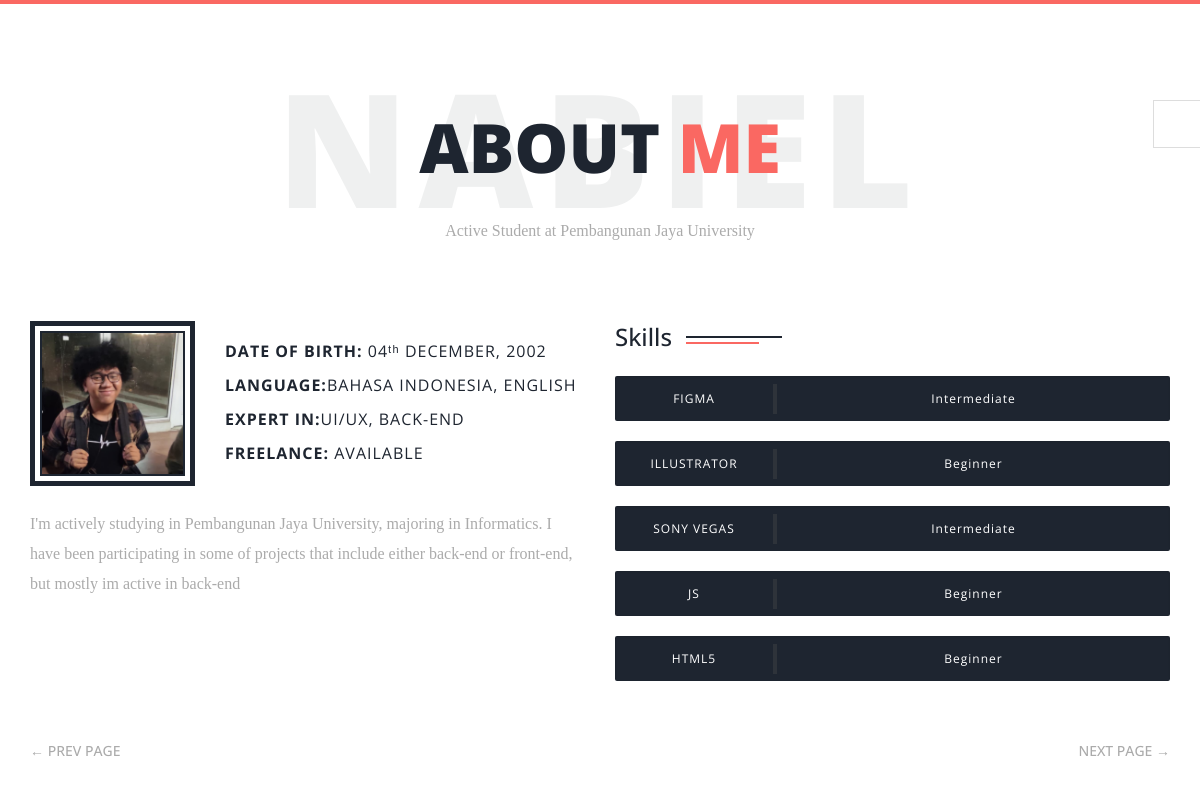
Page /about.php on the committed database.
### tables this page shows
CREATE TABLE `home` (
  `id` int NOT NULL,
  `namaDepan` varchar(255) NOT NULL,
  `namaBelakang` varchar(255) NOT NULL,
  `deskripsiPanjang` varchar(255) NOT NULL,
  `biodataSingkat` varchar(255) NOT NULL
);

CREATE TABLE `biodata` (
  `id` int NOT NULL,
  `tanggalLahir` varchar(255) NOT NULL,
  `pemahamanBahasa` varchar(255) NOT NULL,
  `bidangKeahlian` varchar(255) NOT NULL,
  `ketersediaanFreelance` varchar(255) NOT NULL,
  `deskripsiSingkat` varchar(255) NOT NULL
);

### php/fungsi.php (called while the page is built, shortened)
<?php
function ambil_deskripsiPanjang($idDeskripsiPanjang){
    global $conn;
    $data = mysqli_query($conn, "SELECT deskripsiPanjang FROM home WHERE id='$idDeskripsiPanjang'");
    $row = mysqli_fetch_assoc($data);
    $text = $row['deskripsiPanjang'];
    return $text;
}
function ambil_tanggalLahir($idTanggalLahir){
    global $conn;
    $data = mysqli_query($conn, "SELECT tanggalLahir FROM biodata WHERE id='$idTanggalLahir'");
    $row = mysqli_fetch_assoc($data);
    $text = $row['tanggalLahir'];
    return $text;
}
function ambil_pemahamanBahasa($idPemahamanBahasa){
    global $conn;
    $data = mysqli_query($conn, "SELECT pemahamanBahasa FROM biodata WHERE id='$idPemahamanBahasa'");
    $row = mysqli_fetch_assoc($data);
    $text = $row['pemahamanBahasa'];
    return $text;
}
function ambil_bidangKeahlian($idBidangKeahlian){
    global $conn;
    $data = mysqli_query($conn, "SELECT bidangKeahlian FROM biodata WHERE id='$idBidangKeahlian'");
    $row = mysqli_fetch_assoc($data);
    $text = $row['bidangKeahlian'];
    return $text;
}
function ambil_ketersediaanFreelance($idKetersediaanFreelance){
    global $conn;
    $data = mysqli_query($conn, "SELECT ketersediaanFreelance FROM biodata WHERE id='$idKetersediaanFreelance'");
    $row = mysqli_fetch_assoc($data);
    $text = $row['ketersediaanFreelance'];
    return $text;
}
function ambil_deskripsiSingkat($idDeskripsiSingkat){
    global $conn;
    $data = mysqli_query($conn, "SELECT deskripsiSingkat FROM biodata WHERE id='$idDeskripsiSingkat'");
    $row = mysqli_fetch_assoc($data);
    $text = $row['deskripsiSingkat'];
    return $text;
}
?>

### about.php (the view, shortened to what this page needs)
<?php
include_once("php/koneksi.php");
include_once("php/fungsi.php");
?>
<!DOCTYPE html>
<html lang="zxx">
<head>
  <link rel="stylesheet" href="plugins/bootstrap/bootstrap.min.css">
  <link rel="stylesheet" href="plugins/animate.css">
  <link rel="stylesheet" href="plugins/slick/slick.css">
  <link rel="stylesheet" href="plugins/slick/slick-theme.css">
  <link rel="stylesheet" href="plugins/themefisher-fonts/css/themefisher-fonts.min.css">
  <link rel="stylesheet" href="css/style.css">
  <link rel="stylesheet" href="#" id="color-changer">
</head>
<body>
  <div class="preview-wrapper">
    <div class="switcher-head">
      <div class="switcher-trigger tf-tools"></div>
    </div>
  </div>
<main class="site-wrapper">
  <div class="pt-table">
    <div class="pt-tablecell page-about relative">
      <div class="container">
        <div class="row">
          <div class="col-xs-12 col-md-offset-1 col-md-10 col-lg-offset-2 col-lg-8">
            <div class="page-title text-center">
              <h2>About <span class="primary">me</span> <span class="title-bg">NABIEL</span></h2>
              <p><?php echo ambil_deskripsiPanjang(1)?></p>
            </div>
          </div>
          <div class="col-xs-12 col-md-6">
            <div class="about-author">
              <figure class="author-thumb">
                <img src="images/nabiel.jpg" alt="">
              </figure>
              <div class="author-desc">
                <p><b>Date of birth:</b> <?php echo ambil_tanggalLahir(1) ?></p>
                <p><b>Language:</b><?php echo ambil_pemahamanBahasa(1)?></p>
                <p><b>Expert in:</b><?php echo ambil_bidangKeahlian(1)?></p>
                <p><b>Freelance:</b> <?php echo ambil_ketersediaanFreelance(1)?></p>
              </div>
            </div>
            <p><?php echo ambil_deskripsiSingkat(1)?></p>
          </div>
          <div class="col-xs-12 col-md-6">
            <div class="section-title clear">
              <h3>Skills</h3>
            </div>
            <div class="skill-wrapper">
              <div class="progress clear">
                <div class="skill-name">Figma</div>
                <div class="skill-lavel col-xs-12" data-skill-value="Intermediate"></div>
              </div>
              <div class="progress clear">
                <div class="skill-name">Illustrator</div>
                <div class="skill-lavel col-xs-12" data-skill-value="Beginner"></div>
              </div>
              <div class="progress clear">
                <div class="skill-name">Sony Vegas</div>
                <div class="skill-lavel col-xs-12" data-skill-value="Intermediate"></div>
              </div>
              <div class="progress clear">
                <div class="skill-name">JS</div>
                <div class="skill-lavel col-xs-12" data-skill-value="Beginner"></div>
              </div>
              <div class="progress clear">
                <div class="skill-name">HTML5</div>
                <div class="skill-lavel col-xs-12" data-skill-value="Beginner"></div>
              </div>
            </div>
          </div>
        </div>
      </div>
      <nav class="page-nav clear">
  <div class="container">
    <div class="flex flex-middle space-between">
      <span class="prev-page"><a href="welcome.php" class="link">&larr; Prev Page</a></span>
      <span class="next-page"><a href="services.php" class="link">Next Page &rarr;</a></span>
    </div>
  </div>
</nav>
    </div>
  </div>
</main>
</body>
</html>

### css/style.css (style rules this page uses)
body { font-family: "Libre Baskerville", serif; font-weight: 400; font-size: 16px; line-height: 30px; color: #ababab; }
a { color: inherit; transition: all 0.3s ease 0s; }
h1, h2, h3, h4, h5, h6 { color: #1e2530; font-family: "Open Sans", sans-serif; margin: 0; line-height: 1.3; }
p { margin-bottom: 20px; }
p:last-child { margin-bottom: 0; }
.clear:before, .clear:after { content: " "; display: table; }
.clear:after { clear: both; }
.pt-table { display: table; width: 100%; height: calc(100vh - 4px); }
.pt-tablecell { display: table-cell; vertical-align: middle; }
.relative { position: relative; }
.primary, .link:hover { color: #fa6862; }
.flex { display: -moz-flex; display: flex; }
.flex-middle { -moz-align-items: center; align-items: center; }
.space-between { -moz-justify-content: space-between; justify-content: space-between; }
.site-wrapper { border-top: 4px solid #fa6862; }
.page-title { margin-bottom: 75px; }
.page-title h2 { font-size: 68px; margin-bottom: 25px; position: relative; z-index: 0; font-weight: 900; text-transform: uppercase; }
.page-title p { font-size: 16px; }
.page-title .title-bg { color: rgba(30, 37, 48, 0.07); font-size: 158px; left: 0; letter-spacing: 10px; line-height: 0.7; position: absolute; right: 0; top: 50%; z-index: -1; transform: translateY(-50%); }
.section-title { margin-bottom: 20px; overflow: hidden; }
.section-title h3 { display: inline-block; position: relative; }
.section-title h3::before, .section-title h3::after { content: ""; height: 2px; position: absolute; bottom: 8px; left: calc(100% + 14px); }
.section-title h3::before { background-color: #1e2530; width: 96px; bottom: 14px; }
.section-title h3::after { background-color: #fa6862; width: 73px; }
.page-nav { bottom: 40px; left: 0; position: absolute; right: 0; }
.page-nav span { font-family: "Open Sans", sans-serif; font-size: 14px; font-weight: 500; line-height: 1.3; text-transform: uppercase; }
.about-author { margin-bottom: 23px; -moz-align-items: center; align-items: center; display: -moz-flex; display: flex; }
.about-author .author-thumb { background-color: #fff; border: 5px solid #1e2530; margin-right: 30px; padding: 5px; }
.about-author .author-thumb img { border: 2px solid #1e2530; width: 145px; }
.about-author .author-desc p { color: #1e2530; font-family: "Open Sans", sans-serif; letter-spacing: 1px; margin-bottom: 4px; text-transform: uppercase; }
.about-author .author-desc b { font-family: "Open Sans", sans-serif; }
.progress { background-color: #1e2530; border-radius: 2px; height: auto; min-height: 45px; -moz-align-items: center; align-items: center; display: -moz-flex; display: flex; }
.progress > div { color: #fff; font-family: "Open Sans", sans-serif; font-size: 12px; letter-spacing: 1px; }
.progress .skill-name { border-right: 2px solid #2e333a; min-width: 160px; text-align: center; text-transform: uppercase; }
.progress .skill-lavel { border-left: 2px solid #2e333a; min-width: 70px; text-align: center; -moz-align-items: flex-end; align-items: flex-end; transition: all 0.3s ease 0s; }
.preview-wrapper { background-color: #fff; border: 1px solid #ddd; border-right: 0; color: #333; height: 150px; right: 0px; position: fixed; top: 100px; width: 260px; z-index: 1200; transition: all 0.4s ease-in-out 0s; transform: translateX(100%); }
.switcher-head { color: #333; font-size: 18px; font-weight: 600; height: 46px; line-height: 46px; position: relative; }
.switcher-trigger { background-color: #fff; border: 1px solid #ddd; border-right: 0; cursor: pointer; font-size: 20px; height: 48px; left: -48px; line-height: 46px; position: absolute; text-align: center; top: -1px; width: 48px; }

### rows in the picture
home: deskripsiPanjang "Active Student at Pembangunan Jaya University"
biodata: tanggalLahir "04ᵗʰ DECEMBER, 2002", pemahamanBahasa "BAHASA INDONESIA, ENGLISH", bidangKeahlian "UI/UX, BACK-END", ketersediaanFreelance "AVAILABLE", deskripsiSingkat "I'm actively studying in Pembangunan Jaya University, majoring in Informatics. I have been participating in some of projects that include either back-end or front-end, but mostly im active in back-end"
